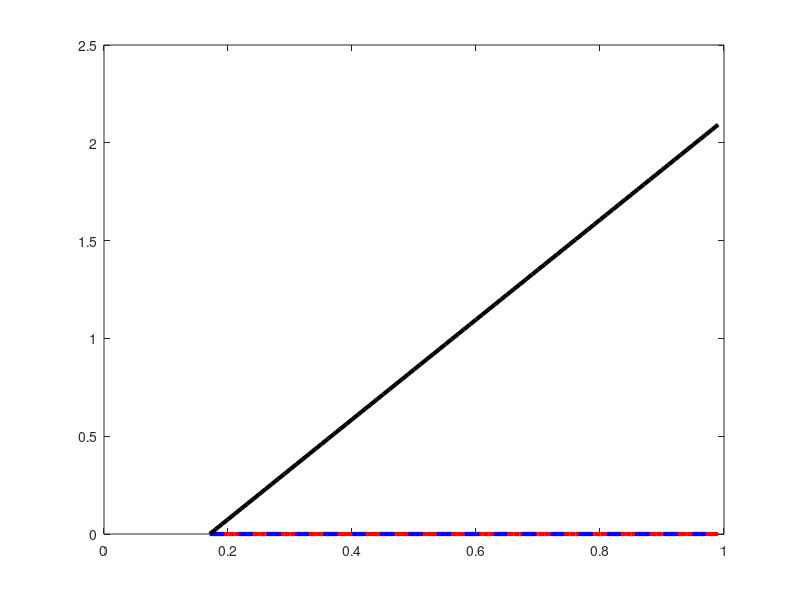

Reproduce this figure in MATLAB.
%NA vs BA的对比仿真:平台利润和新品供应商的利润

clc;
clear;

%alpha = 0.8; gamma = 0.2; k = 0.7; 
alpha = 0.7; gamma = 0.2; k = 0.5; 
q1=1;
qc=0;
A = 2 - gamma^2; 
t=0.3;
%A/gamma
%A*(1+k)/(2*gamma)
B = 4 - gamma^2 - alpha * gamma^2;

    mu_low=gamma*(alpha*A+1-alpha)./A;
    mus = (mu_low:0.01:1)';
mincb1=[];
mincb2=[];
i=1;
while i<=length(mus)
    mu= mus(i);
       q2=mu.*q1;
    qn=(1-k-t).*qc+(k+t).*q1;
    qs=(1-k-t).*qc+(k+t).*q2;


    c_bmax=(2.*mu+gamma.*(-1 + alpha .*(-1 +gamma.^2) - gamma.*mu))./((1-gamma).^2.*(1 + gamma));
    cb = (0:0.001:c_bmax)'; 
    
    % N-AA 无AI技术-代理模式
    % 均衡解
    PS_NAA = (A .* qs - gamma .* qn) / (2 + A);
    PN_NAA = (A .* qn - gamma .* qs) / (2 + A);
    % 需求函数
    DS_NAA = (A .* qs - gamma .* qn) / (2 + A);
    DN_NAA = (A .* qn - gamma .* qs) / (2 + A);
    %利润函数
    Pi_P_NAA= DN_NAA .* (alpha .* PN_NAA ) + DS_NAA .* (alpha .* PS_NAA);
    Pi_S_NAA= (1 - alpha) .* (DS_NAA .* PS_NAA);
    Pi_N_NAA= (1 - alpha) .* (DN_NAA .* PN_NAA);

    % P-AA 平台承担AI技术-代理模式
    % 均衡解
PN_PAA=(gamma^2*k - 2*t - 2*k + gamma^2*t + gamma*k*mu + gamma*mu*t)./(gamma^2 - 4);
PS_PAA=(gamma*k - 2*k*mu + gamma*t - 2*mu*t + gamma^2*mu*t + gamma^2*k*mu)./(gamma^2 - 4);

DN_PAA=qn-PN_PAA-gamma.*(qs-PS_PAA);
DS_PAA=qs-PS_PAA-gamma.*(qn-PN_PAA);
Pi_P_PAA=DN_PAA .* (alpha .* PN_PAA-t.*cb) + DS_PAA .* (alpha .* PS_PAA-t.*cb);
Pi_S_PAA= (1 - alpha) .* (DS_PAA .* PS_PAA);
Pi_N_PAA= (1 - alpha) .* (DN_PAA .* PN_PAA);


    
    plot(cb,Pi_P_PAA+0*cb,'r'); hold on;
    plot(cb,Pi_P_NAA+0*cb,'b'); hold off;

        plot(cb,Pi_S_PAA+0*cb,'r'); hold on;
    plot(cb,Pi_S_NAA+0*cb,'b'); hold off;

    dif = abs(Pi_P_PAA-Pi_P_NAA);
    indcb = find(dif == min(dif));
    cbet = cb(indcb(1));
    mincb1 = [mincb1; cbet];


    
   
    dif = abs(Pi_S_PAA-Pi_S_NAA);
    indcb = find(dif == min(dif));
    cbet = cb(indcb(1));
    mincb2 = [mincb2; cbet];


    i=i+1;
end
c_bmax1=(2.*mus+gamma.*(-1 + alpha .*(-1 +gamma.^2) - gamma.*mus))./((1-gamma).^2.*(1 + gamma));
c_bmax2=max(0,c_bmax1);
plot(mus,mincb1,'-r','MarkerSize',6,'LineWidth',3);hold on;
plot(mus,mincb2,'--b','MarkerSize',6,'LineWidth',3);hold on;
plot(mus,c_bmax2,'k','MarkerSize',6,'LineWidth',3);hold on;
hold off;

%xlabel('产品保值率{\it{\mu}}');
%ylabel('AI技术的实施成本{\it{c_b}}');
